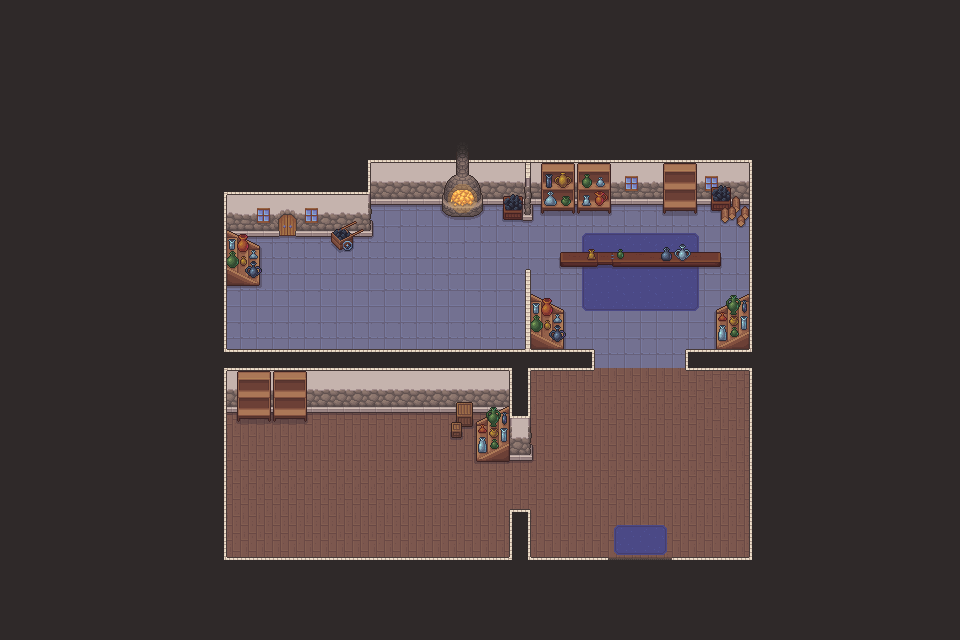

This is a level from a 2D game, rendered from its Tiled map with the project's own tilesets. A one-line summary and the map file follow, with tile-layer data summarised:
An orthogonal 60x40 tile map with 16x16 px tiles, 6 tile layers (floor_base, floor_decor, walls, object_furniture, ...), 6 tilesets and 147 objects.

<map version="1.10" tiledversion="1.12.1" orientation="orthogonal" renderorder="right-down" width="60" height="40" tilewidth="16" tileheight="16" infinite="0" nextlayerid="10" nextobjectid="205">
 <tileset firstgid="1" source="tilesets/storage/Walls_interior.tsx" />
 <tileset firstgid="273" source="tilesets/storage/Forge.tsx" />
 <tileset firstgid="417" source="tilesets/storage/Interior_objects.tsx" />
 <tileset firstgid="924" source="tilesets/storage/Supplies.tsx" />
 <tileset firstgid="1176" source="tilesets/storage/Plants.tsx" />
 <tileset firstgid="1195" source="tilesets/storage/Supplies_2.tsx" />
 <layer id="1" name="floor_base" width="60" height="40">
  <data>[2400 cells, 819 non-empty, 9 distinct tile ids]</data>
 </layer>
 <layer id="8" name="floor_decor" width="60" height="40">
  <data>[2400 cells, 60 non-empty, 24 distinct tile ids]</data>
 </layer>
 <layer id="2" name="walls" width="60" height="40">
  <data>[2400 cells, 162 non-empty, 27 distinct tile ids]</data>
 </layer>
 <layer id="7" name="object_furniture" width="60" height="40">
  <data>[2400 cells, 163 non-empty, 136 distinct tile ids]</data>
 </layer>
 <objectgroup id="9" name="objects2">
  <object id="58" gid="560" x="248.31" y="363.61" width="16" height="16" />
  <object id="59" gid="561" x="264.288" y="363.701" width="16" height="16" />
  <object id="60" gid="562" x="280.174" y="363.701" width="16" height="16" />
  <object id="61" gid="549" x="280.106" y="347.69" width="16" height="16" />
  <object id="62" gid="548" x="264.106" y="347.763" width="16" height="16" />
  <object id="63" gid="547" x="248.101" y="347.701" width="16" height="16" />
  <object id="64" gid="534" x="248.038" y="331.695" width="16" height="16" />
  <object id="65" gid="535" x="264.089" y="331.69" width="16" height="16" />
  <object id="66" gid="536" x="280.066" y="331.724" width="16" height="16" />
  <object id="67" gid="523" x="280.106" y="315.633" width="16" height="16" />
  <object id="68" gid="522" x="264.06" y="315.661" width="16" height="16" />
  <object id="69" gid="521" x="248.003" y="315.724" width="16" height="16" />
  <object id="70" gid="564" x="299.835" y="363.807" width="16" height="16" />
  <object id="71" gid="565" x="315.688" y="363.75" width="16" height="16" />
  <object id="72" gid="566" x="331.75" y="363.688" width="16" height="16" />
  <object id="73" gid="553" x="331.75" y="347.688" width="16" height="16" />
  <object id="74" gid="552" x="315.75" y="347.75" width="16" height="16" />
  <object id="75" gid="551" x="299.75" y="347.688" width="16" height="16" />
  <object id="76" gid="538" x="299.75" y="331.75" width="16" height="16" />
  <object id="77" gid="539" x="315.75" y="331.75" width="16" height="16" />
  <object id="78" gid="540" x="331.75" y="331.75" width="16" height="16" />
  <object id="79" gid="527" x="331.75" y="315.75" width="16" height="16" />
  <object id="80" gid="526" x="315.75" y="315.75" width="16" height="16" />
  <object id="81" gid="525" x="299.75" y="315.813" width="16" height="16" />
  <object id="82" gid="895" x="344" y="364" width="16" height="16" />
  <object id="83" gid="896" x="359.909" y="364" width="16" height="16" />
  <object id="84" gid="883" x="360" y="348.091" width="16" height="16" />
  <object id="85" gid="882" x="344" y="348.091" width="16" height="16" />
  <object id="86" gid="869" x="344" y="331.909" width="16" height="16" />
  <object id="87" gid="870" x="360" y="332" width="16" height="16" />
  <object id="96" gid="1192" x="590.333" y="557.667" width="16" height="32" />
  <object id="97" gid="1192" x="674.333" y="557.667" width="16" height="32" />
 </objectgroup>
 <layer id="3" name="walls_top" width="60" height="40">
  <data>[2400 cells, 1823 non-empty, 19 distinct tile ids]</data>
 </layer>
 <layer id="6" name="Tile Layer 4" width="60" height="40">
  <data>[2400 cells, 28 non-empty, 27 distinct tile ids]</data>
 </layer>
 <objectgroup id="4" name="objects">
  <object id="1" gid="2147484318" x="355.582" y="247.712" width="16" height="16" />
  <object id="2" gid="2147484317" x="371.587" y="247.745" width="16" height="16" />
  <object id="3" gid="2147484316" x="387.582" y="247.739" width="16" height="16" />
  <object id="4" gid="2147484303" x="387.582" y="231.766" width="16" height="16" />
  <object id="5" gid="2147484304" x="371.592" y="231.75" width="16" height="16" />
  <object id="6" gid="2147484305" x="355.62" y="231.755" width="16" height="16" />
  <object id="7" gid="2147484292" x="355.505" y="215.712" width="16" height="16" />
  <object id="8" gid="2147484291" x="371.582" y="215.755" width="16" height="16" />
  <object id="9" gid="2147484290" x="387.582" y="215.793" width="16" height="16" />
  <object id="10" gid="2147484278" x="371.527" y="199.755" width="16" height="16" />
  <object id="11" gid="2147484279" x="355.543" y="199.712" width="16" height="16" />
  <object id="12" gid="769" x="428.422" y="205.828" width="16" height="16" />
  <object id="13" gid="768" x="412.422" y="205.851" width="16" height="16" />
  <object id="14" gid="781" x="412.455" y="221.833" width="16" height="16" />
  <object id="15" gid="782" x="428.411" y="221.839" width="16" height="16" />
  <object id="16" gid="771" x="404.729" y="206.396" width="16" height="16" />
  <object id="17" gid="784" x="404.729" y="222.396" width="16" height="16" />
  <object id="18" gid="769" x="648.846" y="206.716" width="16" height="16" />
  <object id="19" gid="768" x="632.846" y="206.739" width="16" height="16" />
  <object id="20" gid="781" x="632.88" y="222.721" width="16" height="16" />
  <object id="21" gid="782" x="648.835" y="222.727" width="16" height="16" />
  <object id="22" gid="771" x="625.153" y="207.284" width="16" height="16" />
  <object id="23" gid="784" x="625.153" y="223.284" width="16" height="16" />
  <object id="24" gid="854" x="462.281" y="306.979" width="16" height="16" />
  <object id="25" gid="855" x="478.25" y="306.968" width="16" height="16" />
  <object id="26" gid="842" x="478.307" y="290.985" width="16" height="16" />
  <object id="27" gid="841" x="462.324" y="290.973" width="16" height="16" />
  <object id="28" gid="818" x="452.114" y="307.448" width="16" height="16" />
  <object id="29" gid="817" x="436.142" y="307.448" width="16" height="16" />
  <object id="30" gid="804" x="436.114" y="291.449" width="16" height="16" />
  <object id="31" gid="805" x="452.084" y="291.473" width="16" height="16" />
  <object id="32" gid="716" x="448.322" y="352.328" width="16" height="16" />
  <object id="33" gid="717" x="464.322" y="352.328" width="16" height="16" />
  <object id="34" gid="718" x="480.316" y="352.396" width="16" height="16" />
  <object id="35" gid="719" x="496.373" y="352.333" width="16" height="16" />
  <object id="36" gid="706" x="496.316" y="336.322" width="16" height="16" />
  <object id="37" gid="705" x="480.396" y="336.328" width="16" height="16" />
  <object id="38" gid="704" x="464.396" y="336.339" width="16" height="16" />
  <object id="39" gid="703" x="448.35" y="336.345" width="16" height="16" />
  <object id="40" gid="690" x="448.356" y="320.339" width="16" height="16" />
  <object id="41" gid="691" x="464.39" y="320.396" width="16" height="16" />
  <object id="42" gid="692" x="480.396" y="320.396" width="16" height="16" />
  <object id="43" gid="693" x="496.402" y="320.409" width="16" height="16" />
  <object id="44" gid="678" x="464.396" y="304.396" width="16" height="16" />
  <object id="88" gid="701" x="409.5" y="325.989" width="16" height="16" />
  <object id="89" gid="702" x="425.5" y="326" width="16" height="16" />
  <object id="90" gid="689" x="425.438" y="310.063" width="16" height="16" />
  <object id="91" gid="688" x="409.5" y="309.938" width="16" height="16" />
  </objectgroup>
 <objectgroup id="5" name="collisions">
  <!-- 60 objects omitted --></objectgroup>
</map>
<!-- 67 of 147 objects omitted -->
